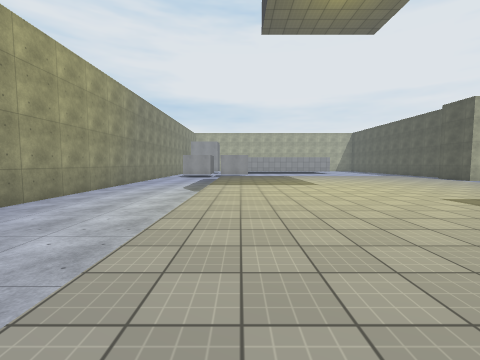
View 1 (above)

24 first-person views from a walk through a Unity game level. The camera is 1.4 m above the floor, tilts 4° down and sees 90° across. The floor is counted in squares, 2 m on a side. Each view is taken from the middle of a square. On the plan, view 1 faces up. The plan holds only what a view shows up to about 9 squares ahead; the rest is blank. The place goes on beyond the plan. The player character is not drawn. Surface patterns are stand-ins for the level's own textures.

View 2
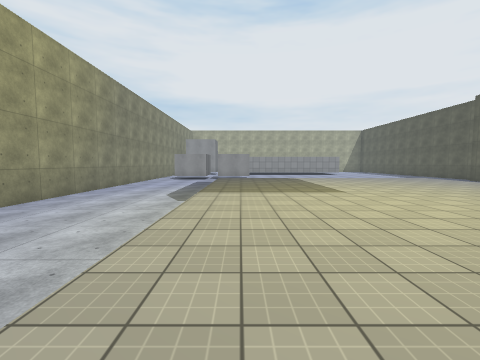

View 3
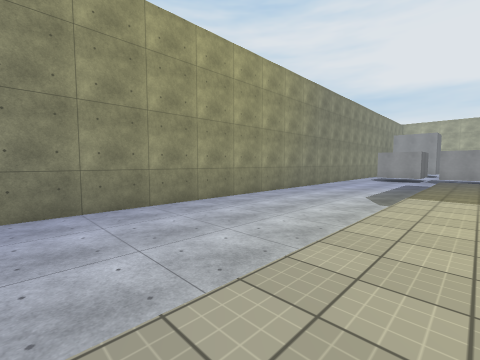

View 4
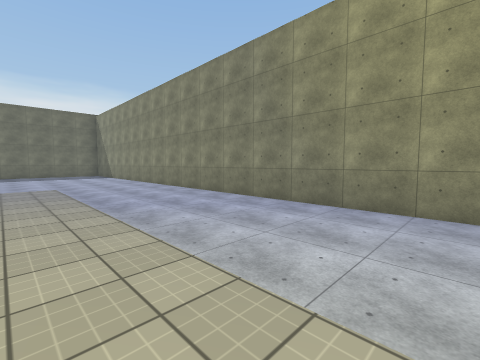

View 5
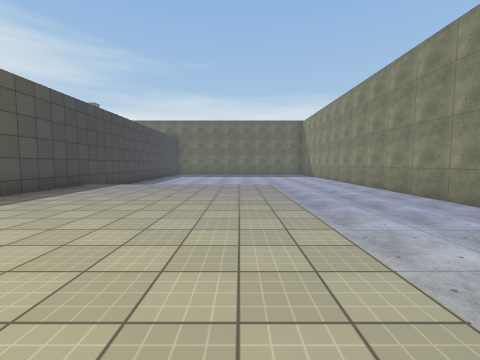

View 6
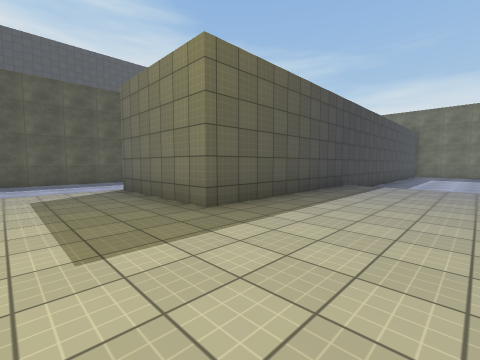

View 7
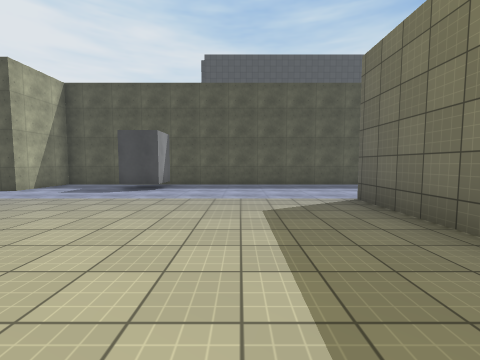

View 8
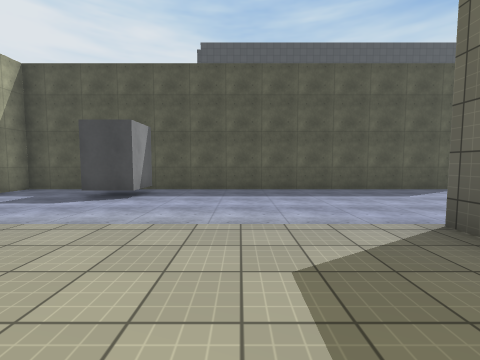

View 9
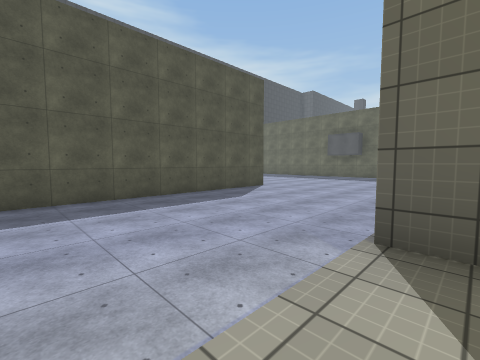

View 10
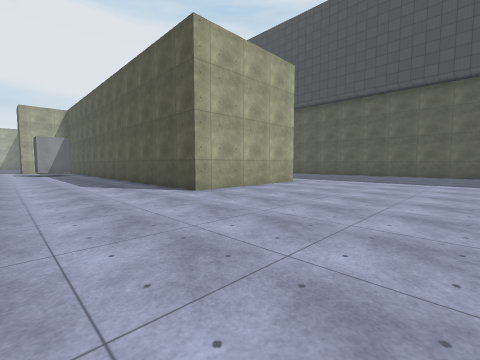

View 11
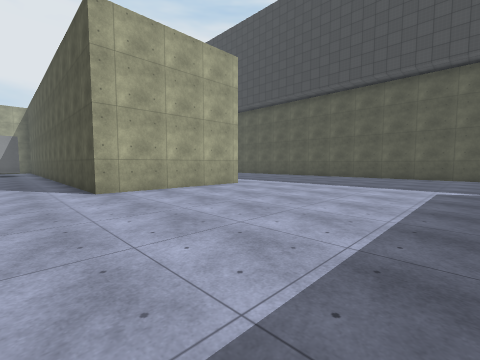

View 12
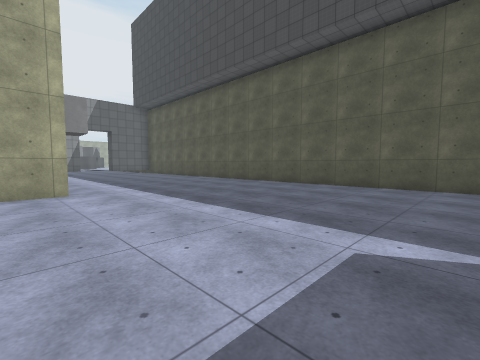

View 13
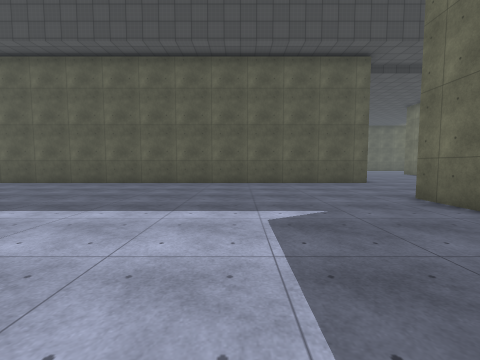

View 14
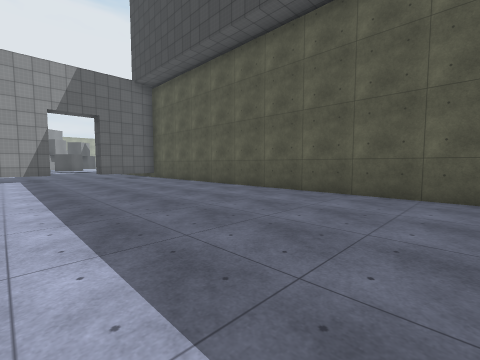

View 15
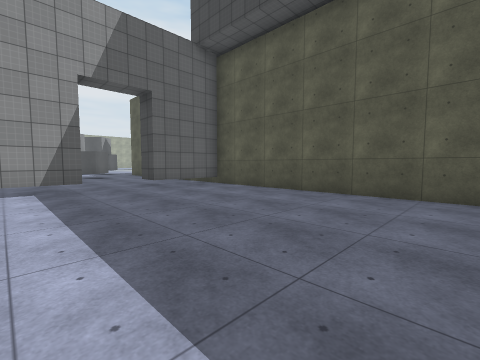

View 16
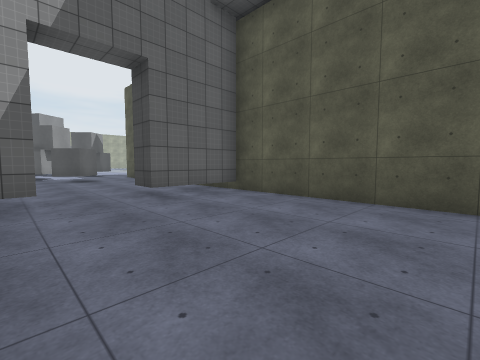

View 17
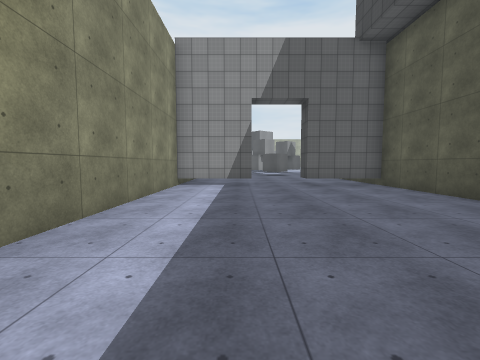

View 18
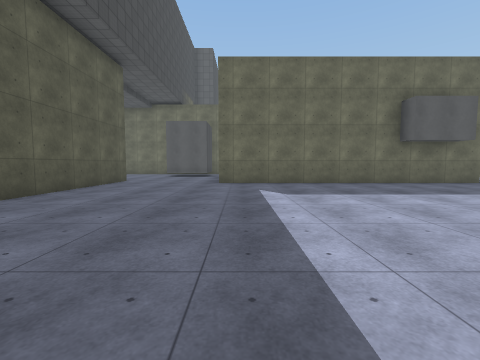

View 19
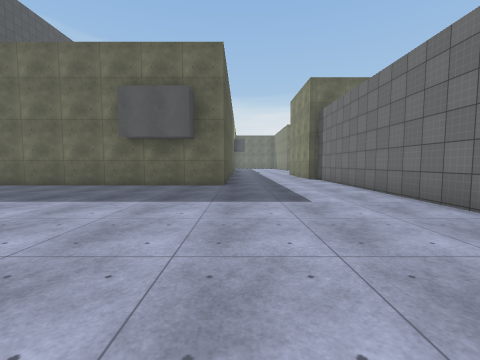

View 20
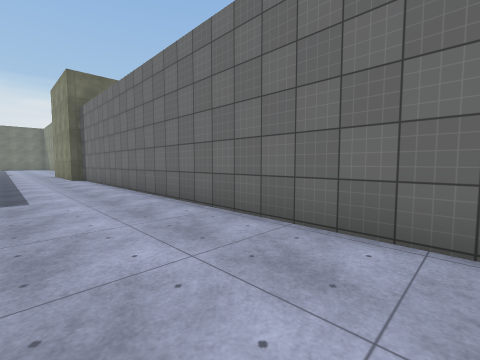

View 21
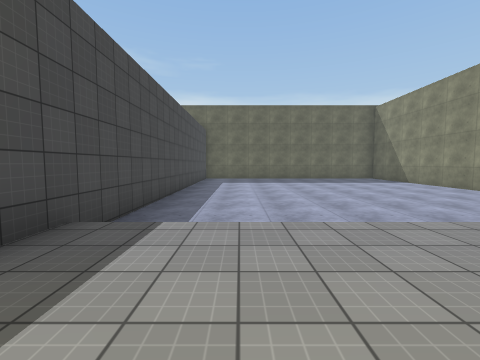

View 22
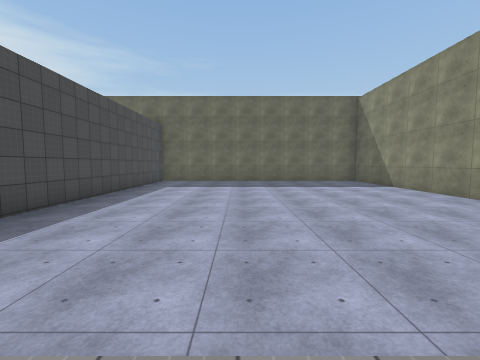

View 23
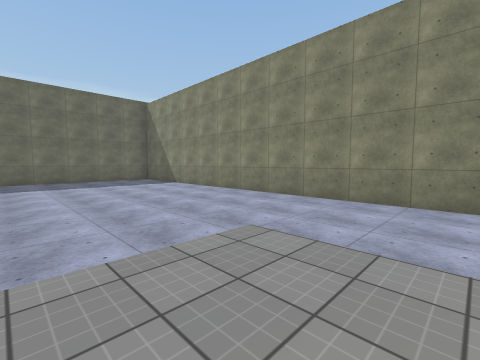

View 24
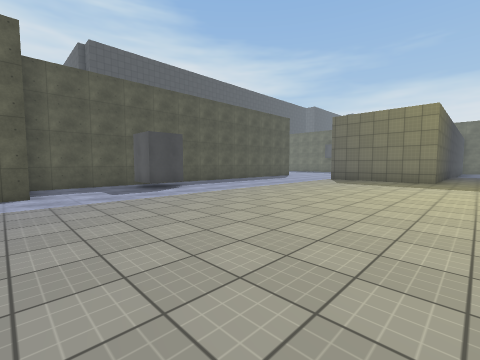

### Floor plan
Key: @ floor where view 1 was taken; # wall or solid block; . main floor; : floor 0.5 m higher than the main floor; / step, stairs or slope; T thing the floor can be seen under or through.
Columns run from 5 left of view 1 to 26 right of it. Each row starts with its distance up from view 1.
 13    ./:   :::::...####      .#.
 12   ../:   :::::......#      ...
 11 #.../:::::::::......#      ...
 10 #.../:::::::::......     .....
  9 #.../:::::::::....#.     ......
  8 #.../:::::::::....#.#   #TT..###
  7 #.../:::::::::......#   #......#
  6 #.../:::::::::......#   #......#
  5 #.../:::::::::......#   #......#
  4 #.../:::::::::......#   #......#
  3 #.../:::::::::......#   #......#
  2 #.../:::::####......#   #......#
  1 #.../:::::#   ......#    ......#
  0 #.../@::::#   ......#    ......#
 -1 #.../:::::#    .....#    ......#
 -2 #.../:::::#    .....#    ......#
 -3 #...//////#  #......#####......#
 -4 #.........#  #.................#
 -5 #.........#  #.................#
 -6 #.........#  #.................#
 -7 #.........#  #.................#
 -8 #.........#  #.................#
 -9 #.........#  #.................#
-10 #.........#  #.................#
-11 #.........#  #.................#
-12     ...      #....#########....#
-13      ..      #....#          ...

Where each view was taken, in squares from view 1:
view 1: 0 up, 0 right, facing up
view 2: 2 up, 0 right, facing up
view 3: 2 up, 0 right, facing up-left
view 4: 5 up, 0 right, facing down-left
view 5: 5 up, 0 right, facing down
view 6: 5 up, 2 right, facing down-right
view 7: 5 up, 4 right, facing right
view 8: 5 up, 6 right, facing right
view 9: 5 up, 8 right, facing down-right
view 10: 8 down, 11 right, facing up-right
view 11: 9 down, 13 right, facing up-right
view 12: 9 down, 18 right, facing up-right
view 13: 8 down, 17 right, facing right
view 14: 4 down, 20 right, facing up-right
view 15: 1 up, 20 right, facing up-right
view 16: 3 up, 21 right, facing up-right
view 17: 0 up, 21 right, facing up
view 18: 3 down, 21 right, facing down
view 19: 4 down, 12 right, facing down
view 20: 3 down, 11 right, facing down-left
view 21: 0 up, 3 right, facing down
view 22: 2 down, 1 right, facing down
view 23: 1 down, 1 right, facing down-left
view 24: 13 up, 4 right, facing down-right
